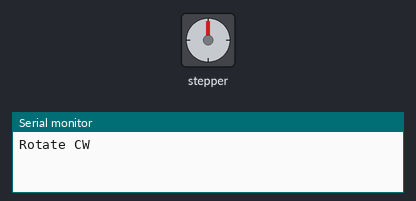
Recording of a sketch running on a simulated Arduino Uno, built with avr-gcc and run on an emulated ATmega328P. On the bench: stepper motor, the last lines printed to the serial monitor. Stepper angles assume 2048 steps per turn.

Above: at 0.05 s.
At 3.05 s:
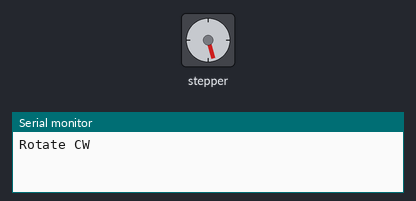
At 6.05 s:
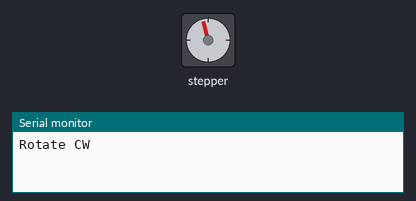
At 12.35 s:
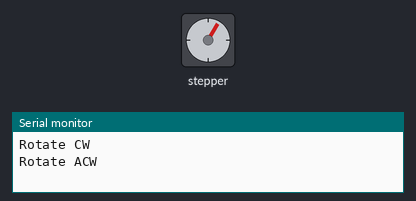
Timing chart, 0 to 17.0 s (numbered marks = the images above):
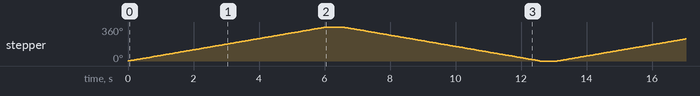

Measured:
- by itself, stepper: turns 360° clockwise in 6.0 s, then 360° counter-clockwise in 6.0 s, repeating every 13.1 s

The sketch:

SteppingMoter_test01.ino
```cpp
#include <Stepper.h>
const int stepsPerRevolution = 32;
const int stepsPerGearedRevolution = 32 * 64; //gear reduction ration 1/64
const int stepsPerCycle = stepsPerGearedRevolution / 8; // 1/8 turn at one time to avoid WDT reset
#define PIN_STP_IN1 12
#define PIN_STP_IN2 13
#define PIN_STP_IN3 14
#define PIN_STP_IN4 15

// initialize the stepper library on pins
Stepper myStepper(stepsPerGearedRevolution, PIN_STP_IN1, PIN_STP_IN3, PIN_STP_IN2, PIN_STP_IN4);

void setup() {
 // initialize the serial port:
 Serial.begin(115200);
 myStepper.setSpeed(10);
}

void loop() {
  Serial.println("Rotate CW");
  // To avoid watchdog reset and allow utility functions to run, number of steps at once should be limited.
  for(int i = 0; i < 8; i++){
    myStepper.step(stepsPerCycle);
    // ウォッチドッグタイマによるリセットを防ぐために1/8回転毎にyield()を実行する
    yield();
  }
  delay(500);
  Serial.println("Rotate ACW");
  for(int i = 0; i < 8; i++){
    myStepper.step(-stepsPerCycle);
    yield();
  }
  delay(500);
  Serial.println("END");
}
```
